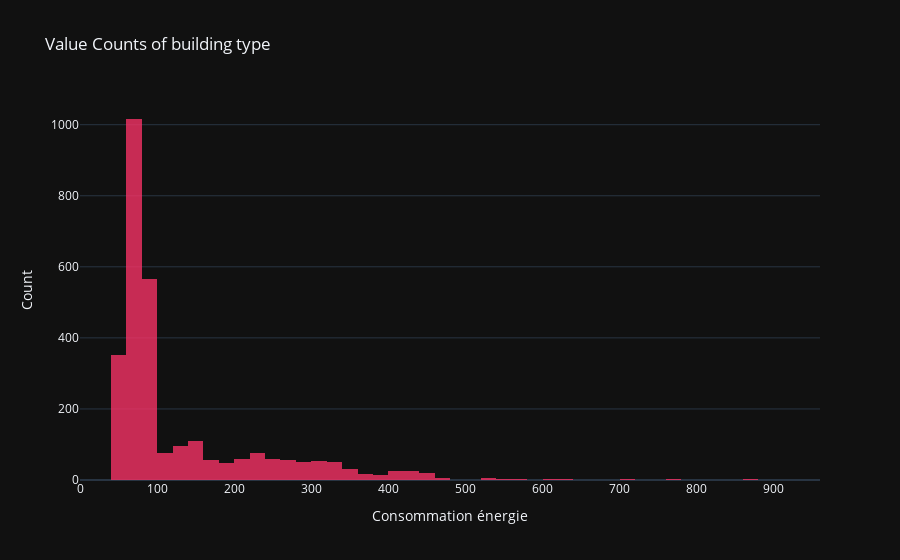

The notebook cell saved with this chart:
### Code cell
value_counts = data['consommation_energie'].value_counts().reset_index()
value_counts.columns = ['consommation_energie', 'Count']

fig = px.histogram(value_counts, 
             x='consommation_energie', 
             y='Count', 
             barmode='overlay',
             title='Value Counts of consommation_energie',
             template='plotly_dark',
             color_discrete_sequence=['#F63366'],
             opacity=0.8)


fig.update_layout(
    title="Value Counts of building type",
    xaxis_title="Consommation énergie",
    yaxis_title="Count",
    hoverlabel_bgcolor='white'
    )

fig.show()
# data['consommation_energie'].hist(bins=100)

### Figure 1 — Plotly figure (JSON) as saved in the notebook; plotly's stock layout.template omitted (floating-point values rounded to 4 significant figures; data arrays with more than 128 entries replaced by an {"elided": "..."} marker saying what was removed)
{"data": [{"alignmentgroup": "True", "bingroup": "x", "histfunc": "sum", "hovertemplate": "consommation_energie=%{x}<br>sum of Count=%{y}<extra></extra>", "legendgroup": "", "marker": {"color": "#F63366", "opacity": 0.8, "pattern": {"shape": ""}}, "name": "", "offsetgroup": "", "orientation": "v", "showlegend": false, "type": "histogram", "x": {"elided": "1656 float values"}, "xaxis": "x", "y": {"elided": "1656 int values"}, "yaxis": "y"}], "layout": {"barmode": "overlay", "hoverlabel": {"bgcolor": "white"}, "legend": {"tracegroupgap": 0}, "title": {"text": "Value Counts of building type"}, "xaxis": {"anchor": "y", "domain": [0, 1], "title": {"text": "Consommation énergie"}}, "yaxis": {"anchor": "x", "domain": [0, 1], "title": {"text": "Count"}}}}
